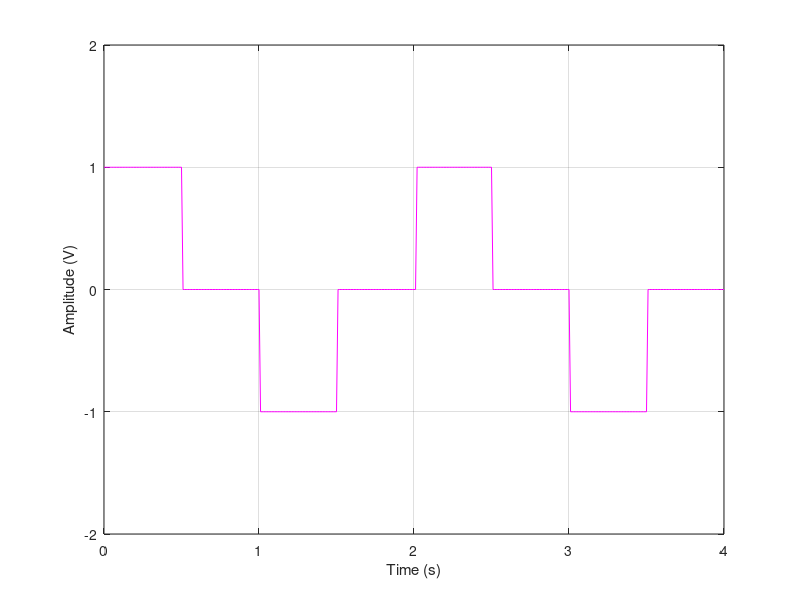

Write MATLAB code to recreate this figure.
% refresh all first
clc;
clear all;
close all;
% line coding
% rz polar
n = [1 0 1 0];
% pulse shaping with maping concurrently
a = 0;
b = 0.5;
i = 1;
t = 0:0.01:length(n);
for j = 1:length(t)
    if n(i) == 1
        if t(j) >= a && t(j) <= b
            y(j) = n(i);
        else if t(j) > b && t(j) <= i
            y(j) = 0;
        else
            a = a + 1;
            b =  b + 1;
            i = i + 1;
            end
        end
    end
    if n(i) == 0 
        if t(j) >= a && t(j) <= b
            y(j) = -1;
        else if t(j) > b && t(j) <= i
            y(j) = n(i);
        else
            a = a + 1;
            b =  b + 1;
            i = i + 1;
            end
        end
    end
end               
%plotting
plot(t, y, 'm'); grid on;
xlabel('Time (s)');
ylabel('Amplitude (V)');
axis([0, 4, -2, 2]);